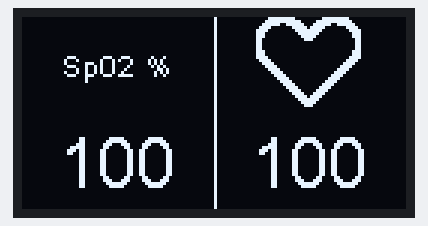
This sketch was run on a simulated ESP32. Parts: 128×64 one-colour display. Nothing arrives over Bluetooth unless stated; a phone connects over Bluetooth LE 3 s after start.

Above: at 0.1 s.
At 0.82 s:
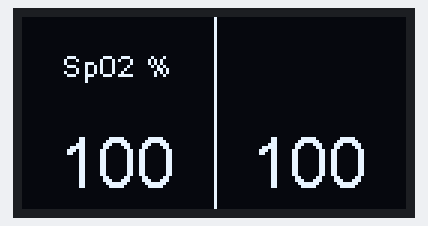

The sketch:

oxym_tre.ino
```cpp
#include <Wire.h>
#include "SSD1306Wire.h"
#include <BLEDevice.h>
#include <BLEUtils.h>
#include <BLEServer.h>

#include "images.h"

#define SERVICE_OXYMETER_UUID "65052f48-6410-40d9-901f-2a2077f4aada"
#define CHARACTERISTIC_PULSE_UUID "bd0c8283-1ef4-40d5-a9cf-418913f3bc37"
#define CHARACTERISTIC_SAT_UUID "6a840204-5b21-4866-a5a5-e349e2602d3e"

// Initialize the OLED display using Wire library
SSD1306Wire  display(0x3c, 5, 4);

#define DEMO_DURATION 3000
typedef void (*Demo)(void);

bool heartShow = true;

int sat = 100;
int pulse = 100;

int counter = 0;

BLECharacteristic *pulseCharacteristic;
BLECharacteristic *satCharacteristic;

class UpdatePulseValueCallbacks: public BLECharacteristicCallbacks {
    void onWrite(BLECharacteristic *pCharacteristic) {
        std::string rxValue = pCharacteristic->getValue();

        if (rxValue.length() != 1) {
            return;
        }

        pulse = (int) rxValue[0] ?: 1;
    }
};


class UpdateSatValueCallbacks: public BLECharacteristicCallbacks {
    void onWrite(BLECharacteristic *pCharacteristic) {
        std::string rxValue = pCharacteristic->getValue();

        if (rxValue.length() != 1) {
            return;
        }

        sat = (int) rxValue[0] ?: 1;
    }
};

void setup() {
  // Initialising the UI will init the display too.
  display.init();

  display.flipScreenVertically();
  display.setFont(ArialMT_Plain_10);

  BLEDevice::init("Oxymetre Formation");
  BLEServer *pServer = BLEDevice::createServer();
  BLEService *pService = pServer->createService(SERVICE_OXYMETER_UUID);

  pulseCharacteristic = pService->createCharacteristic(CHARACTERISTIC_PULSE_UUID, BLECharacteristic::PROPERTY_READ | BLECharacteristic::PROPERTY_WRITE);
  pulseCharacteristic->setValue(pulse);
  pulseCharacteristic->setCallbacks(new UpdatePulseValueCallbacks());
  satCharacteristic = pService->createCharacteristic(CHARACTERISTIC_SAT_UUID, BLECharacteristic::PROPERTY_READ | BLECharacteristic::PROPERTY_WRITE);
  satCharacteristic->setValue(sat);
  satCharacteristic->setCallbacks(new UpdateSatValueCallbacks());

  pService->start();

  BLEAdvertising *pAdvertising = BLEDevice::getAdvertising();
  pAdvertising->addServiceUUID(SERVICE_OXYMETER_UUID);
  pAdvertising->setScanResponse(true);
  pAdvertising->setMinPreferred(0x06);  // functions that help with iPhone connections issue
  pAdvertising->setMinPreferred(0x12);
  BLEDevice::startAdvertising();
}

void drawRectDemo(long sat, long pulse, bool heartShow) {
    String satStr = String(sat);
    String pulseStr = String(pulse);

    display.drawVerticalLine(64, 0, 64);

    display.setTextAlignment(TEXT_ALIGN_LEFT);
    display.setFont(ArialMT_Plain_10);
    display.drawString((64 -display.getStringWidth("Sp02 %"))/2, 10, "Sp02 %");

    display.setTextAlignment(TEXT_ALIGN_LEFT);
    display.setFont(ArialMT_Plain_24);
    display.drawString((64 -display.getStringWidth(satStr))/2, 35, satStr);

    display.setTextAlignment(TEXT_ALIGN_LEFT);
    display.setFont(ArialMT_Plain_24);
    display.drawString(64 + (64 -display.getStringWidth(pulseStr))/2, 35, pulseStr);

    if (heartShow)
    {
       display.drawXbm(78, 0, heart_logo_w, heart_logo_h, heart_logo);
    }
}

void loop() {
  display.clear();
  drawRectDemo(sat, pulse, heartShow);
  display.display();

  if (counter * 200 > 60*1000 / pulse) {
    heartShow = !heartShow;
    counter = 0;
  }

  counter++;
  delay(100);
}
```

Source omitted: images.h (data table, 1016 bytes)

Measured:
- what the display in image 1 shows lasts 0.5 s, from 0.6 s to 1.1 s
